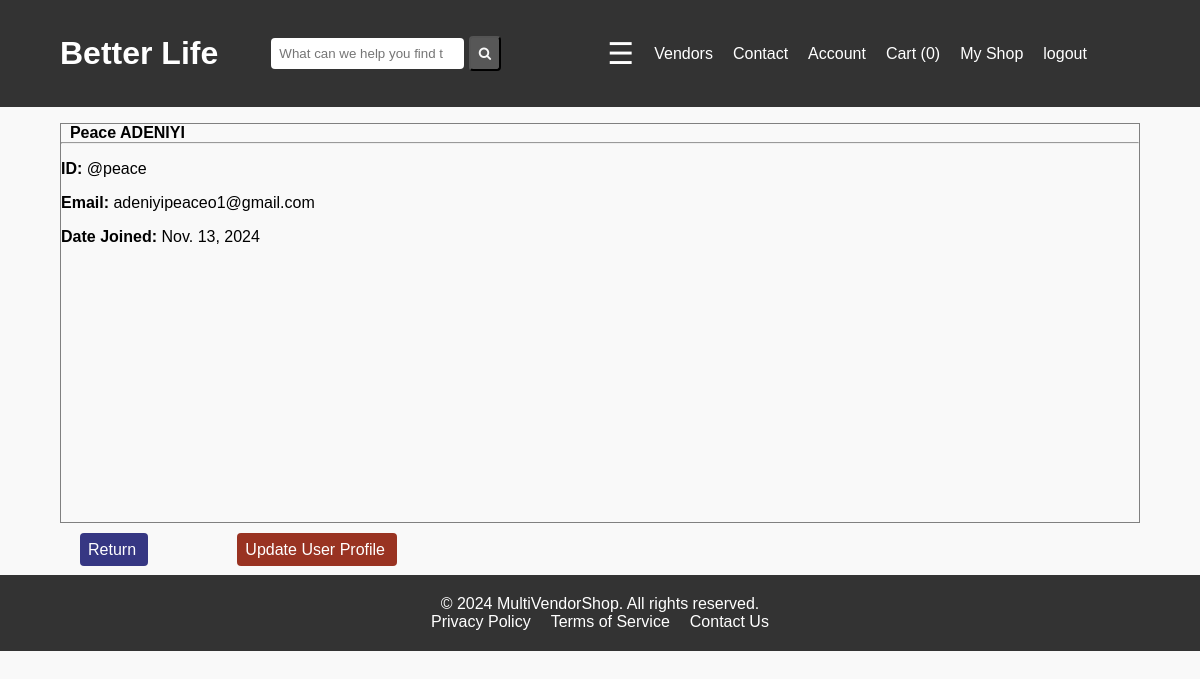
/dashboard/profile/ (signed in), run on the app's committed database.
### account/models.py (models this page shows)
class CustomUser(AbstractUser):
    email = models.EmailField(unique=True)
    is_vendor = models.BooleanField(default=False)

### dashboard/views.py (the view)
# urls.py: path("profile/", views.ProfileView.as_view(), name="user_profile"),
class ProfileView(LoginRequiredMixin, View):
    def get(self, request):
        context = {"user":request.user}
        return render(request, "dashboard/profile.html", context)

### cart/cart.py (called while the page is built)
    def __len__(self):
        return sum(int(item["quantity"] )for item in self.cart.values())

### store/context_processors.py (called while the page is built)
def recently_viewed(request):
    return {"recently_viewed":RecentlyViewed(request)}

### store/templatetags/menu.py (called while the page is built)
@register.inclusion_tag("menu_items.html")
def menu_items():
    categories = Category.objects.all().order_by("category").values()
    return { "categories":categories }

@register.simple_tag(takes_context=True)
def cart_number(context):
    request = context.get("request")
    cart = Cart(request)
    return len(cart)

### dashboard/templates/dashboard/profile.html (shortened to what this page needs)
{% extends "base.html" %}
{% load static %}
{% block styles %} <link rel="stylesheet" href="{% static "dashboard/profile.css" %}"> {% endblock styles %}
{% block contents %}
<div class="card" >
    <div class="card-body">
        <strong class="name">
            {{user.first_name}}
            {{user.last_name|upper}}
        </strong>
        <hr>
    <p class="card-text"><strong>ID: </strong>@{{user.username}}</p>
    <p class="card-text"><strong>Email: </strong>{{user.email}}</p>
    <p class="card-text"><strong>Date Joined: </strong>{{user.date_joined.date}}</p>
    </div>
</div>
<br>
<a href="{% url "dashboard" %}" class="btn-secondary">Return </a>
<a href="{% url "edit_profile" %}" class="btn-info">Update User Profile </a>
{% endblock contents %}

### static/css/style.css (style rules this page uses)
* { margin: 0; padding: 0; box-sizing: border-box; }
body { font-family: Arial, sans-serif; background-color: #f9f9f9; }

### dashboard/static/dashboard/profile.css (style rules this page uses)
.card { border: 1px solid grey; margin: 1rem auto; width: 90%; height: 25rem; }
.card-body .name { margin: 1rem 0; }
.card-body p { margin: 1rem 0; }
.btn-secondary, .btn-info { position: relative; text-decoration: none; color: white; padding: .5rem; border-radius: 4px; bottom: 1rem; }
.btn-secondary { background-color: #363783; left: 5rem; }
.btn-info { background-color:#932; left: 10rem; }

### data on the page
CustomUser: first_name "Peace", last_name "ADENIYI", username "peace", email "adeniyipeaceo1@gmail.com", date_joined "Nov. 13, 2024"
